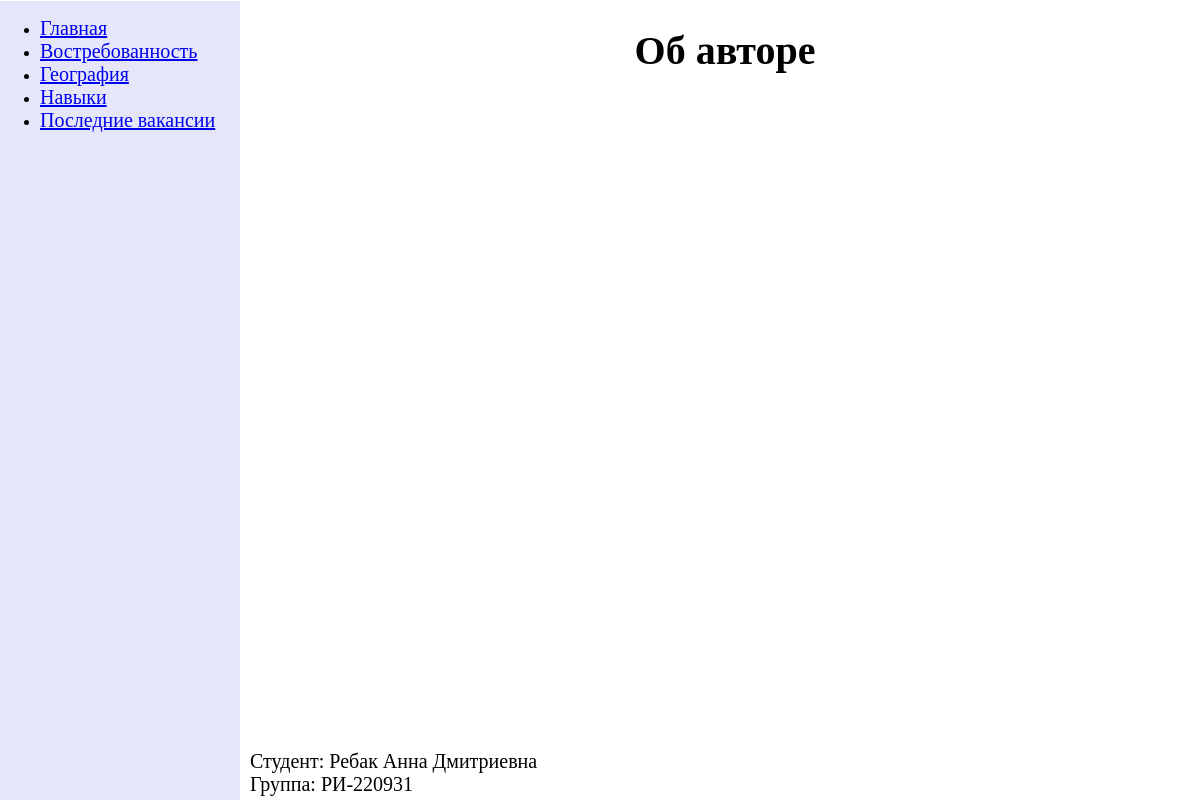
The page /about.html on the database as committed earlier.
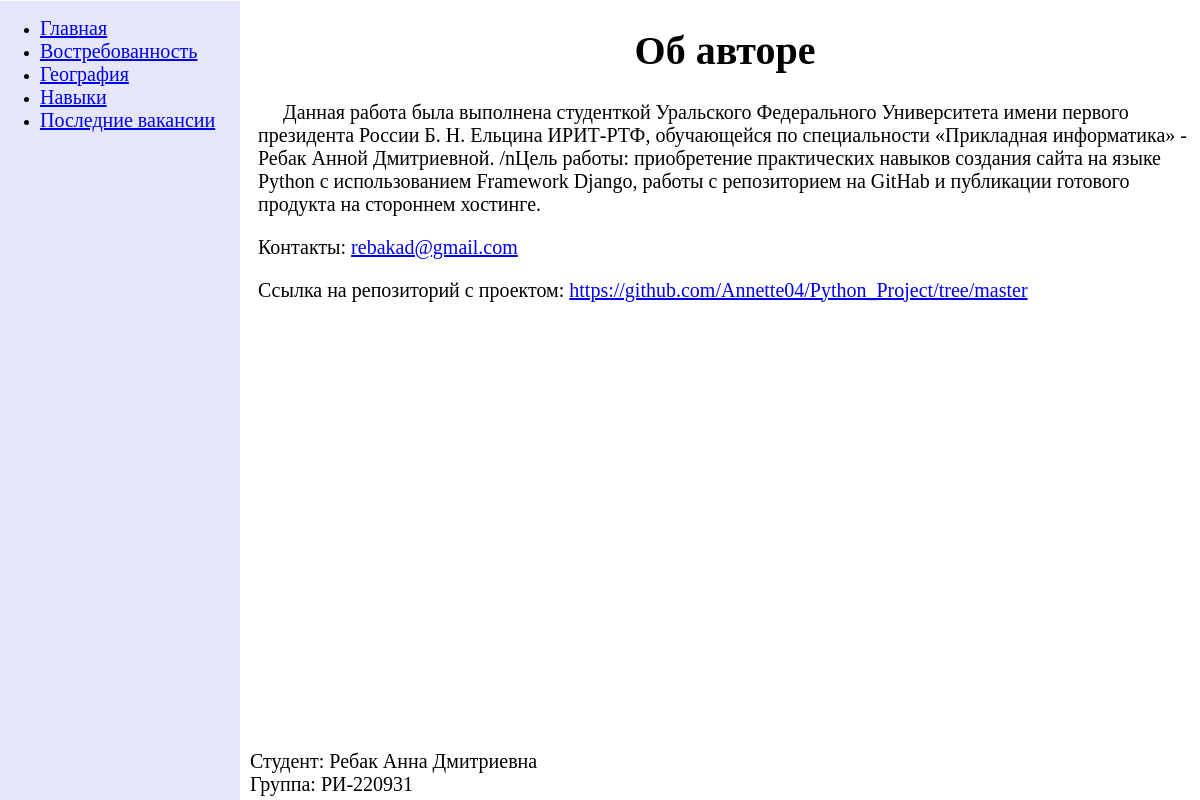
The same page on the database as committed later.
### myApp1/models.py (models this page shows, shortened)
class AboutAuthor(models.Model):
    text = models.TextField(max_length=500)
    email = models.EmailField()
    url = models.URLField()

### myApp1/views.py (the view)
# urls.py: path('about.html', about_page)
def about_page(request):
    model = AboutAuthor.objects.all()
    context = {
        'AboutAuthor': model
    }
    return render(request, 'about.html', context)

### templates/about.html (shortened to what this page needs)
<!DOCTYPE html>
{% load static %}
<html lang="en">
<head>
</head>
<body>
  <header style="margin-left: 250px; font-size:20px;">
    <center>
      <h1 style="position: relative; ">Об авторе</h1>
    </center>
  </header>
  <nav>
    <ul style="position: fixed; height: 100%; background: #E6E6FA; top:-15px; left: 0; width: 200px;">
      <li><a href="index.html" style="font-size: 20px; ">Главная</a></li>
      <li><a href="importance.html" style="font-size: 20px; ">Востребованность</a></li>
      <li><a href="geography.html" style="font-size: 20px">География</a></li>
      <li><a href="skills.html" style="font-size: 20px">Навыки</a></li>
      <li><a href="spinner.html" style="font-size: 20px">Последние вакансии</a></li>
    </ul>
  </nav>
  <main style="margin-left:250px; font-size:20px;">
    {% for mod in AboutAuthor %}
      <p>&nbsp;&nbsp;&nbsp;&nbsp;&nbsp;{{mod.text}}</p>
      <p>Контакты: <a href="mailto:{{mod.email}}">{{mod.email}}</a></p>
      <p>Ссылка на репозиторий с проектом: <a href="{{mod.url}}">{{mod.url}}</a></p>
    {% endfor %}
  </main>
  <footer style="margin-left: 250px; position: absolute; left: 0; bottom: 0; height: 50px;">
    <div style="font-size: 20px;">Студент: Ребак Анна Дмитриевна</div>
    <div style="font-size: 20px;">Группа: РИ-220931</div>
  </footer>
</body>
</html>

Rows that differ between the two databases and show on the page:
added AboutAuthor: text "Данная работа была выполнена студенткой Уральского Федерального Университета имени первого президента России Б. Н. Ельцина ИРИТ-РТФ, обучающейся по специальности «Прикладная информатика» - Ребак Анной Дмитриевной. /nЦель работы: приобретение практических навыков создания сайта на языке Python с использованием Framework Django, работы с репозиторием на GitHab и публикации готового продукта на стороннем хостинге.", email "rebakad@gmail.com", url "https://github.com/Annette04/Python_Project/tree/master"
